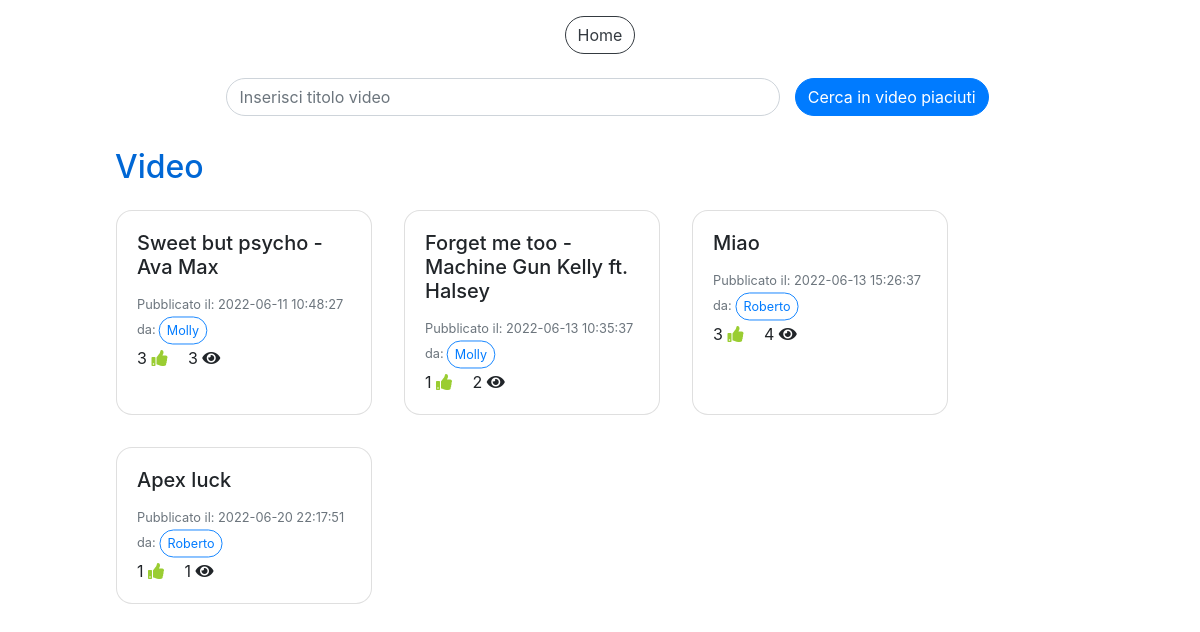
The app's page /video_piaciuti.php (signed in) with its own data.
### tables this page shows
CREATE TABLE `video` (
  `IdVideo` int(11) NOT NULL,
  `Titolo` varchar(100) NOT NULL,
  `SorgenteVideo` varchar(300) NOT NULL,
  `DataPubblicazione` datetime NOT NULL DEFAULT current_timestamp(),
  `NumeroLike` int(11) NOT NULL DEFAULT 0,
  `NumeroVisualizzazioni` int(11) NOT NULL DEFAULT 0,
  `IdAccount` int(11) NOT NULL
);

CREATE TABLE `accounts` (
  `IdAccount` int(11) NOT NULL,
  `Username` varchar(40) NOT NULL,
  `Mail` varchar(40) NOT NULL,
  `Password` varchar(100) NOT NULL,
  `Canale` tinyint(1) NOT NULL,
  `NumeroIscritti` int(11) DEFAULT NULL
);

### video_piaciuti.php (the view, shortened to what this page needs)
<!DOCTYPE html>
<html>
<head>
  <link rel="stylesheet" href="css/style.css">
  <link rel="stylesheet" href="css/custom_style.css">
</head>
<body>
  <?php
    include("db.php");
  ?>
  <div class="container-fluid pt-3">
    <div class="row justify-content-center">
      <button type="button" class="btn btn-outline-dark" onclick="location.href='home.php'">Home</button>
    </div>
    <div class="row justify-content-center">
      <div class="col-10">
      <form method="POST" class="mt-2" style="width: 100%" action="video_piaciuti.php">
          <div class="row align-items-center justify-content-center">
            <div class="form-group col-7 mt-3">
              <input type="text" id="cerca" class="form-control" name="cerca" placeholder="Inserisci titolo video">
            </div>
            <button id="bottoneCerca" class="btn btn-primary" value="">Cerca in video piaciuti</button>
          </div>
        </form>
        <h2 class="titleText mt-3">Video</h2>
        <div id="cronologia" class="row">
        <?php
          $sql="SELECT * FROM Playlists WHERE IdAccount=? AND TipoPlaylist=?";
          $query=$db->prepare($sql);
          $dati=array($_SESSION["loginID"], 2);
          $query->execute($dati);
          $ris=$query->fetchAll();
          foreach($ris as $row) {
            $idLikes=$row["IdPlaylist"];
          }
          $sql="SELECT * FROM Video v JOIN Accounts a ON v.IdAccount=a.IdAccount WHERE IdVideo IN (SELECT IdVideo FROM Composizioni_playlists WHERE IdPlaylist=?)";
          $dati=array($idLikes);
          $query=$db->prepare($sql);
          $query->execute($dati);
          $ris=$query->fetchAll();
          foreach($ris as $row) {
            $sql="SELECT * FROM Video v, Visualizzazioni vis, Accounts a WHERE v.IdVideo=vis.IdVideo AND a.IdAccount=vis.IdAccount AND vis.IdAccount=? AND vis.IdVideo=?";
            $query=$db->prepare($sql);
            $dati=array($_SESSION["loginID"], $row["IdVideo"]);
            $query->execute($dati);
            $risVis=$query->fetchAll();
            $tempoVis=-1;
            $creator=$row["Username"];
            foreach($risVis as $vis) {
              $tempoVis=$vis["TempoVisualizzazione"];
            }
            echo '<div class="card card-video m-3" style="width: 16rem;">
                    <div class="card-body card-video" onclick="cardOnClick(\''. $row["IdVideo"] .'\',\''. $row["Titolo"] .'\',\''. $row["SorgenteVideo"] .'\',\''. $tempoVis .'\',\''. $creator .'\')">
                      <h5 class="card-title card-video">'. $row["Titolo"] .'</h5>
                      <p class="card-text card-video">
                        <small class="text-muted">Pubblicato il: '. $row["DataPubblicazione"] .'<br>da:<button type="button" class="btn btn-outline-primary btn-sm mini">'. $creator .'</button></small><br>
                        '. $row["NumeroLike"] .' <i class="fa fa-thumbs-up mr-3"></i>
                        '. $row["NumeroVisualizzazioni"] .' <i class="fa fa-eye"></i>
                      </p>
                    </div>
                  </div>';
          }
        ?>
        </div>
      </div>
    </div>
  </div>
</body>
</html>

### css/custom_style.css (style rules this page uses)
* { transition: 0.4s; }
div, h2, p { cursor: default; }
.card-video,.card-playlist,.card-post { cursor: pointer; }
.fa-thumbs-up { color: yellowgreen; }
body { height: 100vh; overflow: auto; }
.btn,.form-control,.custom-select { border-radius: 2rem; }
.mini { transform: scale(0.9); }
.card { border-radius: 1rem; }
.titleText { color: #0067d5; }

### records on screen
video: Titolo "Sweet but psycho - Ava Max", DataPubblicazione "2022-06-11 10:48:27", IdAccount.Username "Molly", NumeroLike "3", NumeroVisualizzazioni "3"
video: Titolo "Forget me too - Machine Gun Kelly ft. Halsey", DataPubblicazione "2022-06-13 10:35:37", IdAccount.Username "Molly", NumeroLike "1", NumeroVisualizzazioni "2"
video: Titolo "Miao", DataPubblicazione "2022-06-13 15:26:37", IdAccount.Username "Roberto", NumeroLike "3", NumeroVisualizzazioni "4"
video: Titolo "Apex luck", DataPubblicazione "2022-06-20 22:17:51", IdAccount.Username "Roberto", NumeroLike "1", NumeroVisualizzazioni "1"
